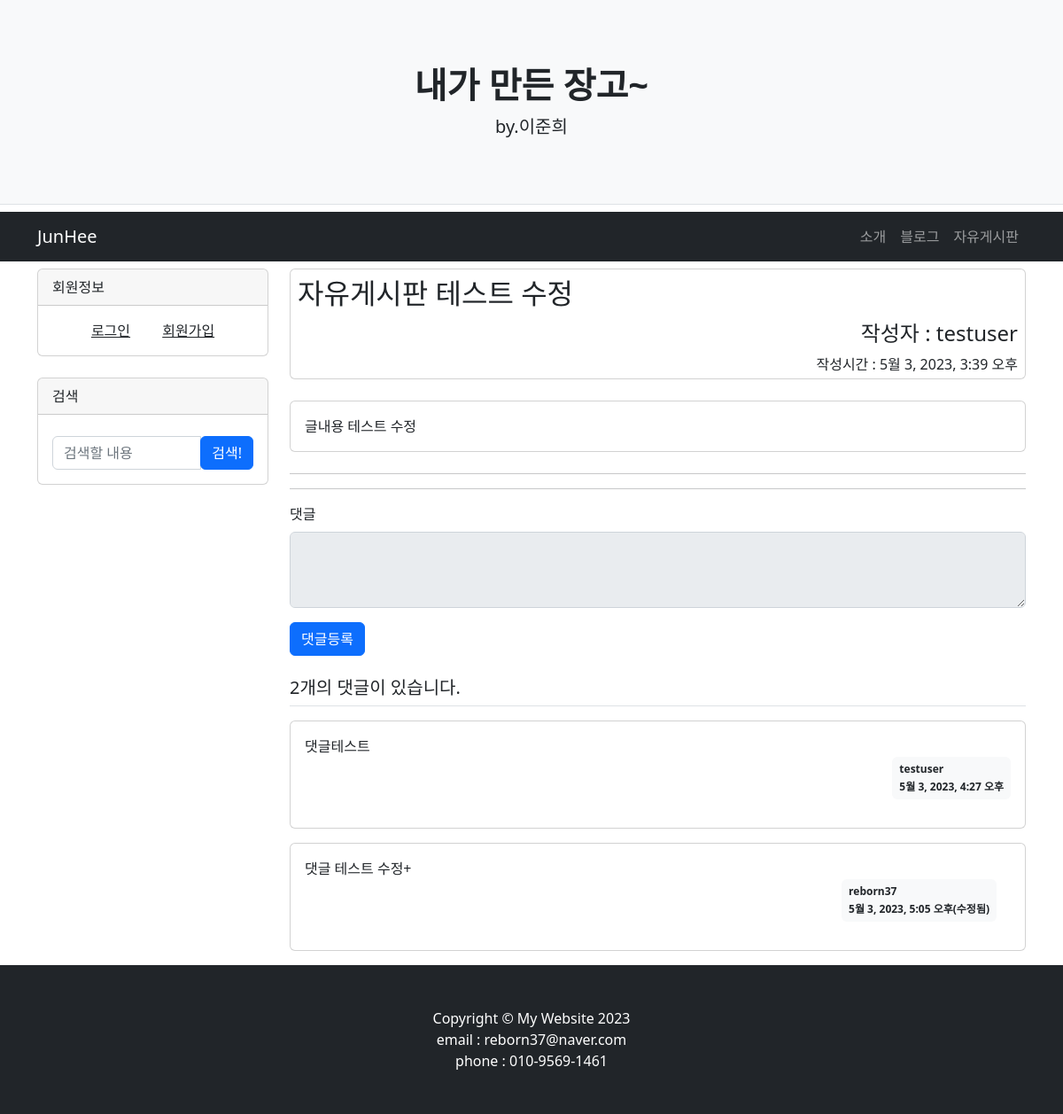
Page /freeboard/2/ on the committed database.
### freeboard/models.py (models this page shows, shortened)
class FreePost(models.Model):
    id = models.AutoField(primary_key=True)
    title = models.CharField(max_length=200)
    author = models.ForeignKey(User, on_delete=models.CASCADE, related_name='free_author_question')
    content = models.TextField()
    create_date = models.DateTimeField()
    modify_date = models.DateTimeField(null=True, blank=True)
    click = models.IntegerField(null=True, default=0) # 클릭
    class Meta:
        db_table = 'freepost'

class FreeComment(models.Model):
    freepost = models.ForeignKey(FreePost, on_delete=models.CASCADE)
    author = models.ForeignKey(User, on_delete=models.CASCADE, related_name='free_author_answer')
    content = models.TextField()
    create_date = models.DateTimeField()
    modify_date = models.DateTimeField(null=True, blank=True)

### freeboard/views.py (the view)
# urls.py: path('<int:freepost_id>/',views.free_detail,name='free_detail'),
def free_detail(request, freepost_id):
    freepost = get_object_or_404(FreePost, pk=freepost_id)
    comments = countcomment(request)
    posts = countpost(request)
    context = {'post': freepost,'posts':posts,'comments':comments}
    return render(request, 'freeboard/freeboard_detail.html', context)

### freeboard/views.py (called while the page is built)
def countpost(request):
    if request.user in User.objects.all(): # 유저가 로그인하면
        postcount = Post.objects.filter(author_id=request.user).count()
        freepostcount = FreePost.objects.filter(author_id=request.user).count()
        return postcount+freepostcount # 유저의 아이디=포스트 작성자 아이디 인 포스트들의 갯수를 세서 posts에 담아서 render

def countcomment(request):
    if request.user in User.objects.all():
        commentcount = Comment.objects.filter(author_id=request.user).count()
        freecommentcount = FreeComment.objects.filter(author_id=request.user).count()
        return commentcount+freecommentcount

### templates/freeboard/freeboard_detail.html (shortened to what this page needs)
{% extends 'base.html' %}
{% block content %}
<div class="container">
    <div class="row">
        {% include  "freeleftbox.html" %}
        <div class='col-lg-9'>
            <div class='card mb-4'>
                <h2 class='my-2 mx-2'>{{ post.title }}</h2>
                <h4 class='text-lg-end mx-2 my-1'>작성자 : {{ post.author.username }}</h4>
                <p class='text-lg-end mx-2 my-1'>작성시간 : {{ post.create_date }}</p>
            </div>
            <div class='card mb-4'>
                <div class='card-body'>
                    <div class='card-text'>
                        {{ post.content|linebreaksbr }}
                    </div>
                </div>
            </div>
            <hr/>
            <hr/>
            <form action="{% url 'freeboard:free_comment_create' post.id %}" method="post" class="my-3">
                <div class="mb-3">
                    <label for="content" class="form-label">댓글</label>
                    <textarea {% if not user.is_authenticated %}disabled{% endif %}
                    name="content" id="content" class="form-control" rows="3"></textarea>
                </div>
                <input type="submit" value="댓글등록" class="btn btn-primary">
            </form>
            <h5 class="border-bottom my-3 py-2">{{post.freecomment_set.count}}개의 댓글이 있습니다.</h5>
            {% for comment in post.freecomment_set.all %}
            <div class="card my-3">
                <div class="card-body">
                    <div class="card-text">{{ comment.content }}</div>
                    <div class="d-flex justify-content-end">
                        {% if comment.modify_date %}
                        <div class="badge bg-light text-dark p-2 text-start mx-3">
                            <div class="mb-2">{{ comment.author.username }}</div>
                            <div>{{ comment.modify_date }}(수정됨)</div>
                        </div>
                        {% else %}
                        <div class="badge bg-light text-dark p-2 text-start">
                            <div class="mb-2">{{ comment.author.username }}</div>
                            <div>{{ comment.create_date }}</div>
                        </div>
                        {% endif %}
                    </div>
                </div>
            </div>
            {% endfor %}
        </div>
    </div>
</div>
{% endblock %}

### rows in the picture
FreePost: title "자유게시판 테스트 수정", author.username "testuser", create_date "5월 3, 2023, 3:39 오후", content "글내용 테스트 수정", freecomment_set.count "2"
FreeComment: content "댓글테스트", author.username "testuser", create_date "5월 3, 2023, 4:27 오후"
FreeComment: content "댓글 테스트 수정+", author.username "reborn37", modify_date "5월 3, 2023, 5:05 오후"
